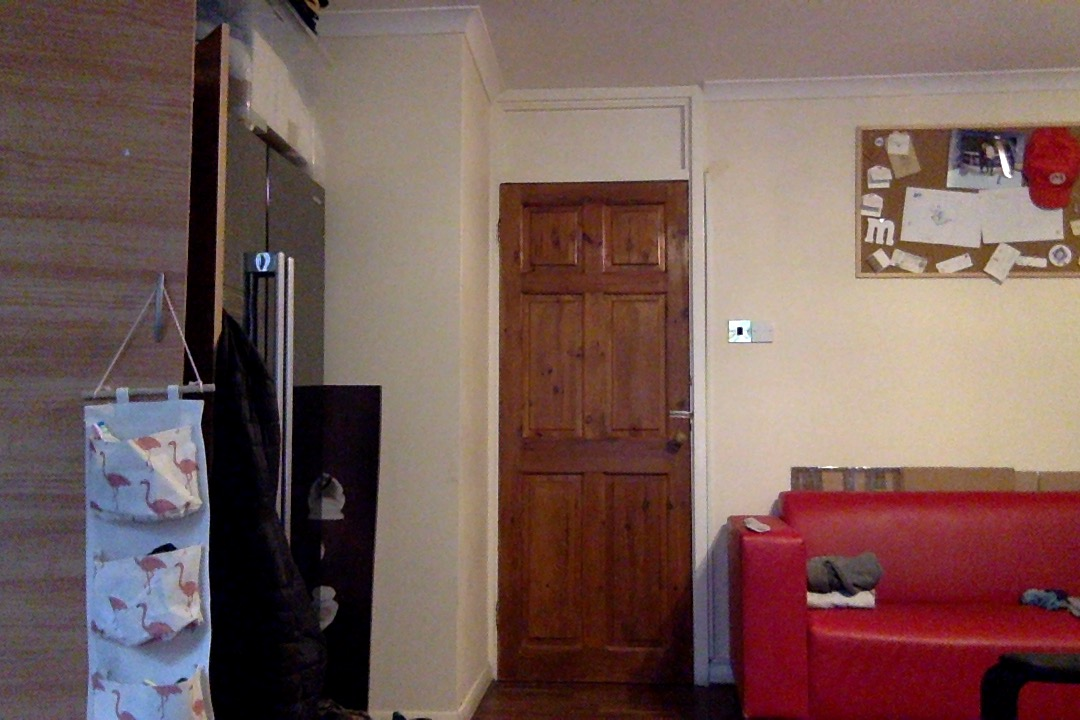
#> input picture v2/tests/A.jpg, 1080 x 720 px
$ python stitcher.py
#> lines starting #> are read from the running program, lines starting #| are printed output that depends on the picture
#> further down, im_A is the input picture: shape (720, 1080, 3); mean B, G, R 87.7, 92.5, 118.4
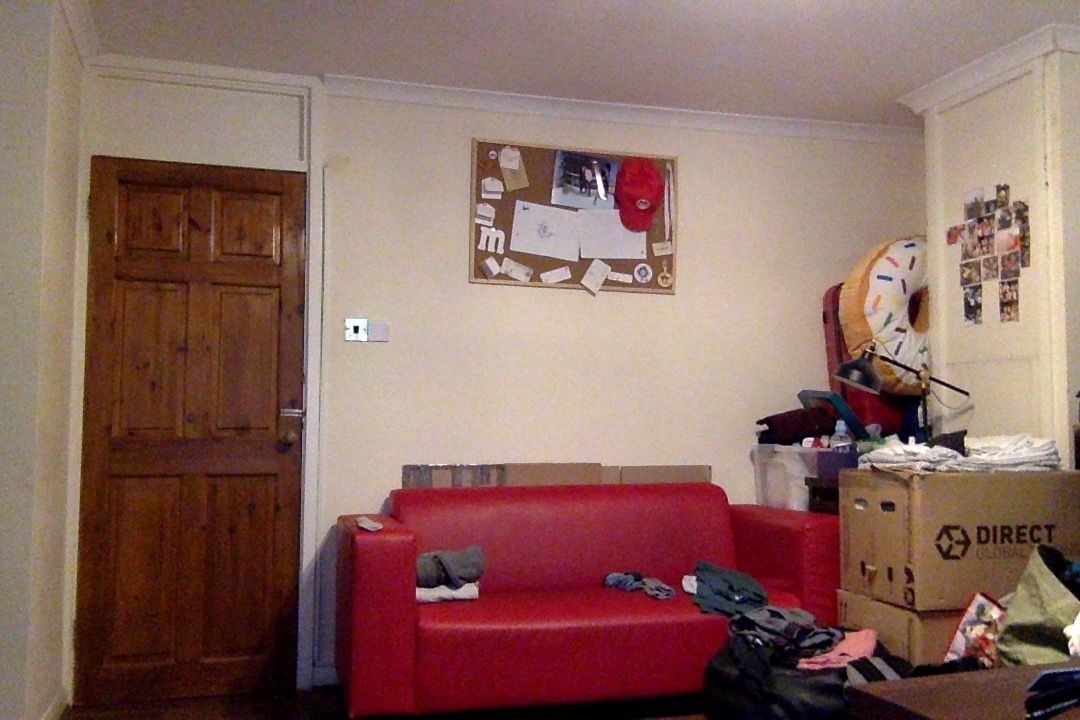
#> input picture v2/tests/B.jpg, 1080 x 720 px
#> further down, im_B is the input picture: shape (720, 1080, 3); mean B, G, R 95.3, 104.9, 137.3
import numpy as np
import imutils
import cv2

class Stitcher:

	def findKPandDescriptors(self, image):
		descriptor = cv2.xfeatures2d.SIFT_create()
		kps, feats = descriptor.detectAndCompute(image, None)
#> kps = 1733 keypoints; strongest (x, y, size): (740, 331, 4.4), (1003, 156, 5.6), (864, 599, 11.5), (290, 260, 3.7)
		kps = np.float32([kp.pt for kp in kps])
#> kps = 1733 pairs, first value 67.62 to 1076, second value 2.35 to 716.8
		return (kps, feats)

	#maybe add false positive tests...
	def matchKeypoints(self, KP_a, KP_b, feats_a, feats_b):
		matcher = cv2.DescriptorMatcher_create("BruteForce")
		rawMatches = matcher.knnMatch(feats_a, feats_b, 1)
		matches = [(m[0].trainIdx, m[0].queryIdx) for m in rawMatches]
		return matches

	def stitch(self, im_A, im_B):
		(KP_a, feats_a) = self.findKPandDescriptors(im_A)
		(KP_b, feats_b) = self.findKPandDescriptors(im_B)
		matchKeypoints(KP_a, KP_b, feats_a, feats_b)

	#Find matches, and draw line between images. To serve as test
	def showMatches(self, im_A, im_B):
		(KP_a, feats_a) = self.findKPandDescriptors(im_A)
#> KP_a has the same summary as kps in findKPandDescriptors
		(KP_b, feats_b) = self.findKPandDescriptors(im_B)
#> in findKPandDescriptors (call 2), `kps, feats = descriptor.detectAndCompute(image, None)`: kps = 2489 keypoints; strongest (x, y, size): (356, 329, 4.3), (911, 439, 4), (599, 178, 4.6), (905, 441, 4.8)
#> KP_b = 2489 pairs, first value 67.81 to 1077.1, second value 50.93 to 716.4
		matches = self.matchKeypoints(KP_a, KP_b, feats_a, feats_b)
#> in matchKeypoints, `rawMatches = matcher.knnMatch(feats_a, feats_b, 1)`: rawMatches = 1733 matches
#> in matchKeypoints, `matches = [(m[0].trainIdx, m[0].queryIdx) for m in rawMatches]`: matches = 1733 pairs, first value 0 to 2484, second value 0 to 1732

		(hA, wA) = im_A.shape[:2]
#> hA = 720; wA = 1080
		(hB, wB) = im_B.shape[:2]
#> hB = 720; wB = 1080
		combined = np.zeros((max(hA, hB), wA + wB, 3), dtype="uint8")
		combined[0:hA,0:wA] = im_A
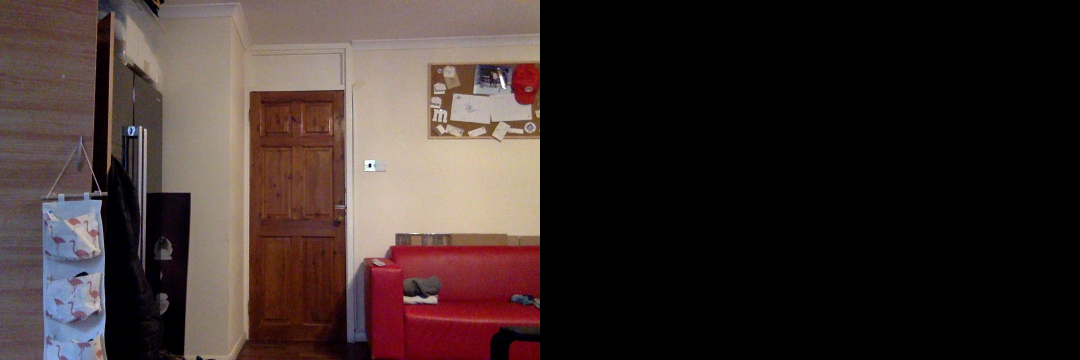
#> combined: shape (720, 2160, 3) (shown at 1/2 size); mean B, G, R 43.9, 46.2, 59.2
		combined[0:hB,wA:] = im_B
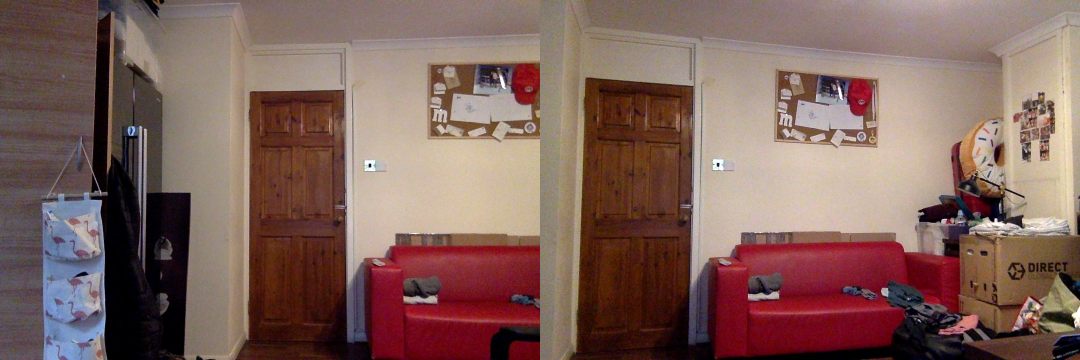
#> combined: shape (720, 2160, 3) (shown at 1/2 size); mean B, G, R 91.5, 98.7, 127.8

		for (trainIdx, queryIdx) in matches:
			ptA = (int(KP_a[queryIdx][0]), int(KP_a[queryIdx][1]))
			ptB = (int(KP_b[trainIdx][0]) + wA, int(KP_b[trainIdx][1]))
			cv2.line(combined, ptA, ptB, (0, 255, 0), 1)
#> this loop made 1733 passes
#> (trainIdx, ptA, ptB) on passes 1 to 3: (995, (67, 418), (1778, 587)), (1401, (74, 530), (1944, 675)), (534, (79, 528), (1562, 465))
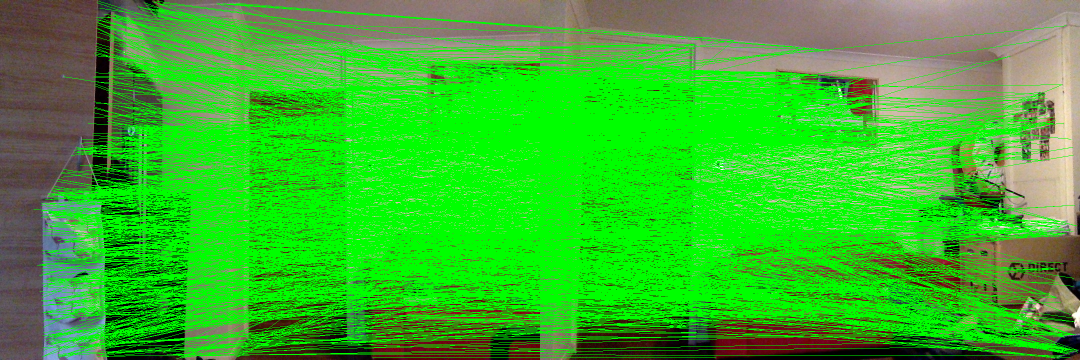
#> combined: shape (720, 2160, 3) (shown at 1/2 size); mean B, G, R 44, 181.3, 58.1

		return combined


if __name__ == "__main__":
	im_A = cv2.imread("tests/A.jpg")
	im_B = cv2.imread("tests/B.jpg")
	s = Stitcher()
	lines = s.showMatches(im_A, im_B)
	#cv2.imshow("keypoints", lines)
	#cv2.waitKey(0)
	cv2.imwrite("tests/lines.jpg", lines)
